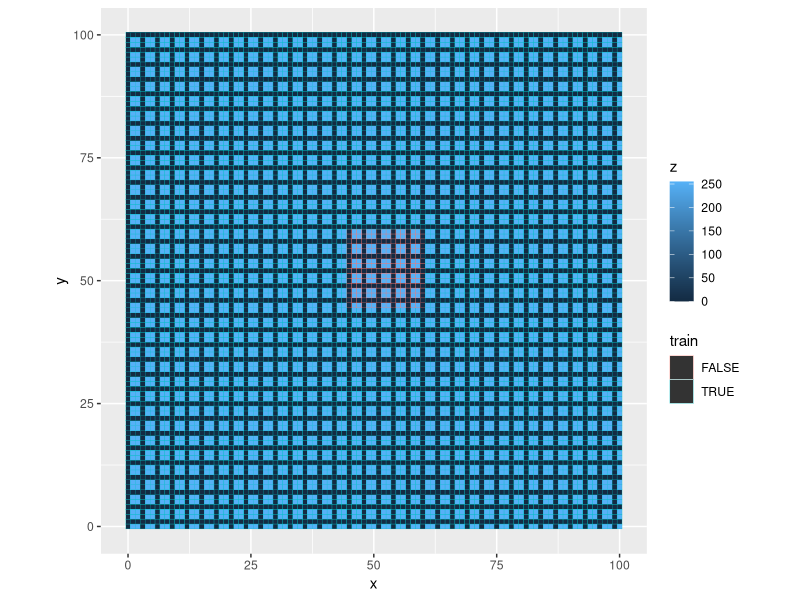

Write R code to recreate this figure.
# simulate images
library(ggplot2)
library(dplyr)
library(raster)

grid_sim = function(xdim, ydim, offset_cap, square_size, train_lower, train_upper) {

    grid = expand.grid(
        x = seq(0, xdim),
        y = seq(0, ydim)
    )

    offset_x = sample(x = seq(0, offset_cap), size = 1)
    offset_y = sample(x = seq(0, offset_cap), size = 1)
    grid$z = 1
    grid$z[(grid$x + offset_x) %% square_size == 0 | (grid$y + offset_y) %% square_size == 0] = 0
    grid$train = (grid$x < train_lower | grid$x > train_upper) | (grid$y < train_lower | grid$y > train_upper)
    grid
}

grid = grid_sim(xdim = 100, ydim = 100, offset_cap = 2, square_size = 3, train_lower = 45, train_upper = 60)

grid$z = 255 * grid$z


ggplot(grid) +
    geom_tile(aes(x = x, y = y, fill = z, color = train)) +
    coord_equal()

train = grid %>% filter(train)
test = grid %>% filter(!train)

rast = raster::rasterFromXYZ(grid[, c('x', 'y', 'z')])
raster::writeRaster(rast, filename = 'test.png', format = "PNG", overwrite = TRUE)

dir.create('simimg', showWarnings = FALSE)

set.seed(123)

for (i in 1:100) {
    grid = grid_sim(
        xdim = 100,
        ydim = 100,
        offset_cap = sample(x = seq(0, 2), size = 1),
        square_size = sample(x = seq(2,5), size = 1),
        train_lower = 40,
        train_upper = 60
    )
    grid$z = 255 * grid$z

    rast = raster::rasterFromXYZ(grid[, c('x', 'y', 'z')])
    raster::writeRaster(rast, filename = file.path('simimg', sprintf('test%s.PNG', i)), format = "PNG", overwrite = TRUE)

    mask = grid[, c('x', 'y', 'train')]
    mask$train = as.integer(mask$train) * 255
    mask = raster::rasterFromXYZ(mask)
    raster::writeRaster(mask, filename = file.path('simimg', sprintf('mask%s.png', i)), format = "PNG", overwrite = TRUE)
}
